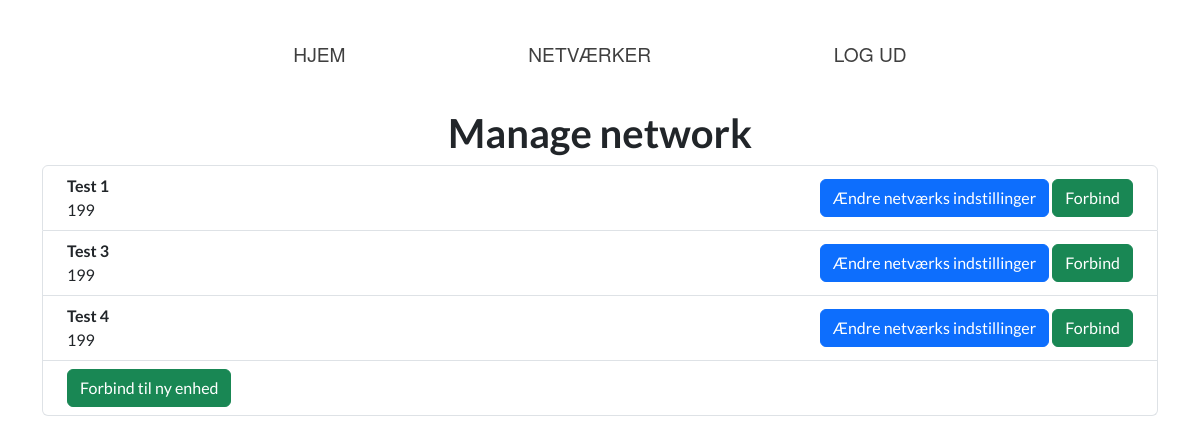
The page /networks (signed in) on the database its author committed.
### website/models.py (models this page shows)
class Networks(db.Model):
    id = db.Column(db.Integer, primary_key=True)
    network_id = db.Column(db.Integer)
    network_name = db.Column(db.String(100))
    host = db.Column(db.String(100))
    username = db.Column(db.String(100))
    password = db.Column(db.String(100))
    user_id = db.Column(db.Integer, db.ForeignKey('user.id'))

### website/views.py (the view, shortened to what this page needs)
@views.route('/networks', methods=['GET', 'POST'])
@login_required
def networks():
    return render_template('networks.html', user=current_user)

### website/__init__.py (called while the page is built)
def create_app():
    app = Flask(__name__)
    app.config['SECRET_KEY'] = 'secretkey'
    app.config['SQLALCHEMY_DATABASE_URI'] = f'sqlite:///{DB_NAME}'
    db.init_app(app)
    app.config["SESSION_PERMANENT"] = False
    app.config["SESSION_TYPE"] = "filesystem"
    Session(app)
    from .views import views
    from .auth import auth
    from .network_managing import network
    app.register_blueprint(views, url_prefix='/')
    app.register_blueprint(auth, url_prefix='/')
    app.register_blueprint(network, url_prefix='/networks')
    from .models import User, Networks
    with app.app_context():
        db.create_all()
    login_manager = LoginManager()
    login_manager.login_view = 'auth.login'
    login_manager.init_app(app)
    @login_manager.user_loader
    def load_user(id):
        return User.query.get(int(id))
    return app

### website/templates/networks.html (shortened to what this page needs)
{% extends "base.html" %}
{% block content %}
<h1 class="fw-bold text-center">Manage network</h1>
<ul class="list-group" id="networks">
    {% for networks in user.networks %}
    <li class="list-group-item d-flex justify-content-between align-items-center">
        <div class="ms-2 me-auto">
            <div class="fw-bold">{{ networks.network_name }}</div>
            {{ networks.host }}
        </div>
        <form action="" method="POST" class="pe-2">
            <button type="submit" class="btn btn-primary align-center" name="change_button"
                value="{{ networks.network_id}}">Ændre netværks indstillinger</button>
            <button type="submit" class="btn btn-success align-center" name="connect_button"
                value="{{ networks.network_id}}">Forbind</button>
        </form>
    </li>
    {% endfor %}
    <li class="list-group-item d-flex justify-content-between align-items-center">
        <form action="" method="POST">
            <div class="ms-2 me-auto">
                <button type="submit" class="btn btn-success align-center" name="create_network_button"
                    value="create_network_button">Forbind til ny enhed</button>
            </div>
        </form>
    </li>
</ul>
{% endblock %}

### website/static/styles.css (style rules this page uses)
body { font-family: 'Lato', sans-serif; font-weight: 400; font-style: normal; }

### rows shown on the page
Networks: network_name "Test 1", host "199", {{ networks.network_id }} 1 (drawn)
Networks: network_name "Test 3", host "199", {{ networks.network_id }} 3 (drawn)
Networks: network_name "Test 4", host "199", {{ networks.network_id }} 3 (drawn)
